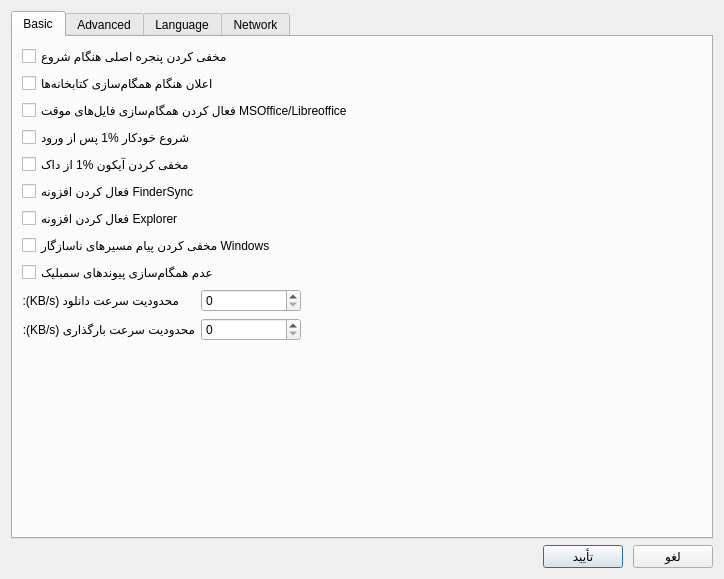
<?xml version="1.0" encoding="UTF-8"?>
<ui version="4.0">
 <class>SettingsDialog</class>
 <widget class="QDialog" name="SettingsDialog">
  <property name="geometry">
   <rect>
    <x>0</x>
    <y>0</y>
    <width>724</width>
    <height>579</height>
   </rect>
  </property>
  <property name="windowTitle">
   <string>Dialog</string>
  </property>
  <layout class="QVBoxLayout" name="verticalLayout_3">
   <item>
    <widget class="QTabWidget" name="mTabWidget">
     <property name="currentIndex">
      <number>0</number>
     </property>
     <widget class="QWidget" name="mBasicTab">
      <attribute name="title">
       <string>Basic</string>
      </attribute>
      <layout class="QVBoxLayout" name="verticalLayout">
       <item>
        <widget class="QCheckBox" name="mHideMainWinCheckBox">
         <property name="text">
          <string>مخفی کردن پنجره اصلی هنگام شروع</string>
         </property>
        </widget>
       </item>
       <item>
        <widget class="QCheckBox" name="mNotifyCheckBox">
         <property name="text">
          <string>اعلان هنگام همگام‌سازی کتابخانه‌ها</string>
         </property>
        </widget>
       </item>
       <item>
        <widget class="QCheckBox" name="mSyncExtraTempFileCheckBox">
         <property name="text">
          <string>فعال کردن همگام‌سازی فایل‌های موقت MSOffice/Libreoffice</string>
         </property>
        </widget>
       </item>
       <item>
        <widget class="QCheckBox" name="mAutoStartCheckBox">
         <property name="text">
          <string>شروع خودکار %1 پس از ورود</string>
         </property>
        </widget>
       </item>
       <item>
        <widget class="QCheckBox" name="mHideDockIconCheckBox">
         <property name="text">
          <string>مخفی کردن آیکون %1 از داک</string>
         </property>
        </widget>
       </item>
       <item>
        <widget class="QCheckBox" name="mFinderSyncCheckBox">
         <property name="text">
          <string>فعال کردن افزونه FinderSync</string>
         </property>
        </widget>
       </item>
       <item>
        <widget class="QCheckBox" name="mShellExtCheckBox">
         <property name="text">
          <string>فعال کردن افزونه Explorer</string>
         </property>
        </widget>
       </item>
       <item>
        <widget class="QCheckBox" name="mHideWindowsIncompatibilityCheckBox">
         <property name="text">
          <string>مخفی کردن پیام مسیرهای ناسازگار Windows</string>
         </property>
        </widget>
       </item>
       <item>
        <widget class="QCheckBox" name="mIgnoreSymlinksCheckBox">
         <property name="text">
          <string>عدم همگام‌سازی پیوندهای سمبلیک</string>
         </property>
        </widget>
       </item>
       <item>
        <layout class="QFormLayout" name="formLayout">
         <property name="labelAlignment">
          <set>Qt::AlignLeading|Qt::AlignLeft|Qt::AlignVCenter</set>
         </property>
         <property name="formAlignment">
          <set>Qt::AlignLeading|Qt::AlignLeft|Qt::AlignTop</set>
         </property>
         <item row="0" column="0">
          <widget class="QLabel" name="label_5">
           <property name="text">
            <string>محدودیت سرعت دانلود (KB/s):</string>
           </property>
          </widget>
         </item>
         <item row="1" column="0">
          <widget class="QLabel" name="label_4">
           <property name="text">
            <string>محدودیت سرعت بارگذاری (KB/s):</string>
           </property>
          </widget>
         </item>
         <item row="0" column="1">
          <widget class="QSpinBox" name="mDownloadSpinBox">
           <property name="maximumSize">
            <size>
             <width>100</width>
             <height>16777215</height>
            </size>
           </property>
           <property name="maximum">
            <number>100000</number>
           </property>
           <property name="singleStep">
            <number>10</number>
           </property>
          </widget>
         </item>
         <item row="1" column="1">
          <widget class="QSpinBox" name="mUploadSpinBox">
           <property name="maximumSize">
            <size>
             <width>100</width>
             <height>16777215</height>
            </size>
           </property>
           <property name="maximum">
            <number>100000</number>
           </property>
           <property name="singleStep">
            <number>10</number>
           </property>
          </widget>
         </item>
        </layout>
       </item>
      </layout>
     </widget>
     <widget class="QWidget" name="mAdvancedTab">
      <attribute name="title">
       <string>Advanced</string>
      </attribute>
      <layout class="QVBoxLayout" name="verticalLayout_2">
       <item>
        <widget class="QCheckBox" name="mAllowInvalidWorktreeCheckBox">
         <property name="text">
          <string>جلوگیری از لغو همگام‌سازی خودکار کتابخانه</string>
         </property>
        </widget>
       </item>
       <item>
        <widget class="QLabel" name="desc">
         <property name="text">
          <string>جلوگیری از لغو همگام‌سازی خودکار کتابخانه وقتی پوشه محلی حذف یا قابل دسترس نیست</string>
         </property>
         <property name="wordWrap">
          <bool>true</bool>
         </property>
        </widget>
       </item>
       <item>
        <widget class="QCheckBox" name="mAllowRepoNotFoundCheckBox">
         <property name="text">
          <string>جلوگیری از لغو همگام‌سازی کتابخانه هنگامی که در سرور پیدا نشده باشد</string>
         </property>
        </widget>
       </item>
       <item>
        <widget class="QLabel" name="desc_2">
         <property name="text">
          <string>هنگامی که کتابخانه در سرور پیدا نشده است، جلوگیری از لغو همگام‌سازی خودکار آن</string>
         </property>
         <property name="wordWrap">
          <bool>true</bool>
         </property>
        </widget>
       </item>
       <item>
        <widget class="QCheckBox" name="mDisableVerifyHttpSyncCert">
         <property name="text">
          <string>غیرفعال کردن تایید گواهینامه سرور در همگام‌سازی HTTPS</string>
         </property>
        </widget>
       </item>
       <item>
        <layout class="QFormLayout" name="formLayout_3">
         <property name="fieldGrowthPolicy">
          <enum>QFormLayout::ExpandingFieldsGrow</enum>
         </property>
         <property name="formAlignment">
          <set>Qt::AlignLeading|Qt::AlignLeft|Qt::AlignTop</set>
         </property>
         <item row="0" column="0">
          <widget class="QLabel" name="label">
           <property name="text">
            <string>تایید قبل از حذف فایل‌های بیشتر از</string>
           </property>
          </widget>
         </item>
         <item row="0" column="1">
          <widget class="QSpinBox" name="mDeleteConfirmSpinBox">
           <property name="minimum">
            <number>1</number>
           </property>
           <property name="maximum">
            <number>100000</number>
           </property>
           <property name="value">
            <number>500</number>
           </property>
          </widget>
         </item>
        </layout>
       </item>
       <item>
        <spacer name="verticalSpacer">
         <property name="orientation">
          <enum>Qt::Vertical</enum>
         </property>
         <property name="sizeHint" stdset="0">
          <size>
           <width>20</width>
           <height>40</height>
          </size>
         </property>
        </spacer>
       </item>
      </layout>
     </widget>
     <widget class="QWidget" name="mLanguageTab">
      <attribute name="title">
       <string>Language</string>
      </attribute>
      <layout class="QVBoxLayout" name="languageTabLayout">
       <item>
        <layout class="QHBoxLayout" name="languageLayout">
         <item>
          <widget class="QLabel" name="mLanguageLabel">
           <property name="text">
            <string>زبان (نیاز به ری‌استارت دارد)</string>
           </property>
          </widget>
         </item>
         <item>
          <widget class="QComboBox" name="mLanguageComboBox"/>
         </item>
        </layout>
       </item>
       <item>
        <spacer name="verticalSpacer_1">
         <property name="orientation">
          <enum>Qt::Vertical</enum>
         </property>
         <property name="sizeHint" stdset="0">
          <size>
           <width>20</width>
           <height>40</height>
          </size>
         </property>
        </spacer>
       </item>
      </layout>
     </widget>
     <widget class="QWidget" name="mNetworkTab">
      <attribute name="title">
       <string>Network</string>
      </attribute>
      <widget class="QWidget" name="layoutWidget">
       <property name="geometry">
        <rect>
         <x>21</x>
         <y>12</y>
         <width>481</width>
         <height>451</height>
        </rect>
       </property>
       <layout class="QVBoxLayout" name="verticalLayout_4">
        <property name="spacing">
         <number>6</number>
        </property>
        <item>
         <layout class="QFormLayout" name="formLayout_2">
          <property name="labelAlignment">
           <set>Qt::AlignRight|Qt::AlignTrailing|Qt::AlignVCenter</set>
          </property>
          <property name="formAlignment">
           <set>Qt::AlignHCenter|Qt::AlignTop</set>
          </property>
          <property name="horizontalSpacing">
           <number>10</number>
          </property>
          <property name="verticalSpacing">
           <number>6</number>
          </property>
          <property name="topMargin">
           <number>5</number>
          </property>
          <property name="rightMargin">
           <number>4</number>
          </property>
          <item row="0" column="0">
           <widget class="QLabel" name="mProxyMethodLabel">
            <property name="sizePolicy">
             <sizepolicy hsizetype="Minimum" vsizetype="Maximum">
              <horstretch>0</horstretch>
              <verstretch>0</verstretch>
             </sizepolicy>
            </property>
            <property name="minimumSize">
             <size>
              <width>0</width>
              <height>0</height>
             </size>
            </property>
            <property name="text">
             <string>نوع پروکسی:</string>
            </property>
            <property name="alignment">
             <set>Qt::AlignLeading|Qt::AlignLeft|Qt::AlignVCenter</set>
            </property>
           </widget>
          </item>
          <item row="0" column="0" colspan="2">
           <widget class="QComboBox" name="mProxyMethodComboBox">
            <property name="sizePolicy">
             <sizepolicy hsizetype="Minimum" vsizetype="Maximum">
              <horstretch>0</horstretch>
              <verstretch>0</verstretch>
             </sizepolicy>
            </property>
            <property name="minimumSize">
             <size>
              <width>246</width>
              <height>0</height>
             </size>
            </property>
            <property name="currentIndex">
             <number>-1</number>
            </property>
           </widget>
          </item>
          <item row="1" column="0">
           <widget class="QLabel" name="mProxyHostLabel">
            <property name="sizePolicy">
             <sizepolicy hsizetype="Minimum" vsizetype="Maximum">
              <horstretch>0</horstretch>
              <verstretch>0</verstretch>
             </sizepolicy>
            </property>
            <property name="text">
             <string>میزبان:</string>
            </property>
            <property name="alignment">
             <set>Qt::AlignLeading|Qt::AlignLeft|Qt::AlignVCenter</set>
            </property>
           </widget>
          </item>
          <item row="1" column="1">
           <widget class="QLineEdit" name="mProxyHost">
            <property name="sizePolicy">
             <sizepolicy hsizetype="Minimum" vsizetype="Maximum">
              <horstretch>0</horstretch>
              <verstretch>0</verstretch>
             </sizepolicy>
            </property>
            <property name="minimumSize">
             <size>
              <width>240</width>
              <height>0</height>
             </size>
            </property>
            <property name="alignment">
             <set>Qt::AlignRight|Qt::AlignTrailing|Qt::AlignVCenter</set>
            </property>
           </widget>
          </item>
          <item row="2" column="0">
           <widget class="QLabel" name="mProxyPortLabel">
            <property name="sizePolicy">
             <sizepolicy hsizetype="Minimum" vsizetype="Maximum">
              <horstretch>0</horstretch>
              <verstretch>0</verstretch>
             </sizepolicy>
            </property>
            <property name="text">
             <string>پورت:</string>
            </property>
            <property name="alignment">
             <set>Qt::AlignLeading|Qt::AlignLeft|Qt::AlignVCenter</set>
            </property>
           </widget>
          </item>
          <item row="2" column="1">
           <widget class="QSpinBox" name="mProxyPort">
            <property name="sizePolicy">
             <sizepolicy hsizetype="Minimum" vsizetype="Maximum">
              <horstretch>0</horstretch>
              <verstretch>0</verstretch>
             </sizepolicy>
            </property>
            <property name="minimumSize">
             <size>
              <width>256</width>
              <height>0</height>
             </size>
            </property>
            <property name="alignment">
             <set>Qt::AlignRight|Qt::AlignTrailing|Qt::AlignVCenter</set>
            </property>
            <property name="text" stdset="0">
             <string>0</string>
            </property>
            <property name="maximum">
             <number>65535</number>
            </property>
           </widget>
          </item>
          <item row="4" column="0">
           <widget class="QLabel" name="mProxyUsernameLabel">
            <property name="enabled">
             <bool>false</bool>
            </property>
            <property name="sizePolicy">
             <sizepolicy hsizetype="Minimum" vsizetype="Maximum">
              <horstretch>0</horstretch>
              <verstretch>0</verstretch>
             </sizepolicy>
            </property>
            <property name="text">
             <string>نام کاربری:</string>
            </property>
            <property name="alignment">
             <set>Qt::AlignLeading|Qt::AlignLeft|Qt::AlignVCenter</set>
            </property>
           </widget>
          </item>
          <item row="4" column="1">
           <widget class="QLineEdit" name="mProxyUsername">
            <property name="enabled">
             <bool>false</bool>
            </property>
            <property name="sizePolicy">
             <sizepolicy hsizetype="Minimum" vsizetype="Maximum">
              <horstretch>0</horstretch>
              <verstretch>0</verstretch>
             </sizepolicy>
            </property>
            <property name="minimumSize">
             <size>
              <width>240</width>
              <height>0</height>
             </size>
            </property>
            <property name="alignment">
             <set>Qt::AlignRight|Qt::AlignTrailing|Qt::AlignVCenter</set>
            </property>
           </widget>
          </item>
          <item row="5" column="0">
           <widget class="QLabel" name="mProxyPasswordLabel">
            <property name="enabled">
             <bool>false</bool>
            </property>
            <property name="sizePolicy">
             <sizepolicy hsizetype="Minimum" vsizetype="Maximum">
              <horstretch>0</horstretch>
              <verstretch>0</verstretch>
             </sizepolicy>
            </property>
            <property name="text">
             <string>رمز عبور:</string>
            </property>
            <property name="alignment">
             <set>Qt::AlignLeading|Qt::AlignLeft|Qt::AlignVCenter</set>
            </property>
           </widget>
          </item>
          <item row="5" column="1">
           <widget class="QLineEdit" name="mProxyPassword">
            <property name="enabled">
             <bool>false</bool>
            </property>
            <property name="sizePolicy">
             <sizepolicy hsizetype="Minimum" vsizetype="Maximum">
              <horstretch>0</horstretch>
              <verstretch>0</verstretch>
             </sizepolicy>
            </property>
            <property name="minimumSize">
             <size>
              <width>240</width>
              <height>0</height>
             </size>
            </property>
            <property name="echoMode">
             <enum>QLineEdit::Password</enum>
            </property>
            <property name="alignment">
             <set>Qt::AlignRight|Qt::AlignTrailing|Qt::AlignVCenter</set>
            </property>
           </widget>
          </item>
          <item row="3" column="1">
           <widget class="QCheckBox" name="mProxyRequirePassword">
            <property name="sizePolicy">
             <sizepolicy hsizetype="Minimum" vsizetype="Maximum">
              <horstretch>0</horstretch>
              <verstretch>0</verstretch>
             </sizepolicy>
            </property>
            <property name="minimumSize">
             <size>
              <width>240</width>
              <height>0</height>
             </size>
            </property>
            <property name="text">
             <string>سرور پروکسی نیاز به رمز عبور دارد</string>
            </property>
           </widget>
          </item>
         </layout>
        </item>
        <item>
         <spacer name="verticalSpacer_2">
          <property name="orientation">
           <enum>Qt::Vertical</enum>
          </property>
          <property name="sizeHint" stdset="0">
           <size>
            <width>20</width>
            <height>40</height>
           </size>
          </property>
         </spacer>
        </item>
       </layout>
      </widget>
     </widget>
    </widget>
   </item>
   <item>
    <layout class="QHBoxLayout" name="horizontalLayout">
     <property name="spacing">
      <number>10</number>
     </property>
     <item>
      <spacer name="horizontalSpacer">
       <property name="orientation">
        <enum>Qt::Horizontal</enum>
       </property>
       <property name="sizeHint" stdset="0">
        <size>
         <width>40</width>
         <height>20</height>
        </size>
       </property>
      </spacer>
     </item>
     <item>
      <widget class="QPushButton" name="mOkBtn">
       <property name="text">
        <string>تأیید</string>
       </property>
      </widget>
     </item>
     <item>
      <widget class="QPushButton" name="mCancelBtn">
       <property name="text">
        <string>لغو</string>
       </property>
      </widget>
     </item>
    </layout>
   </item>
  </layout>
 </widget>
 <resources/>
 <connections>
  <connection>
   <sender>mCancelBtn</sender>
   <signal>clicked()</signal>
   <receiver>SettingsDialog</receiver>
   <slot>reject()</slot>
   <hints>
    <hint type="sourcelabel">
     <x>711</x>
     <y>566</y>
    </hint>
    <hint type="destinationlabel">
     <x>249</x>
     <y>249</y>
    </hint>
   </hints>
  </connection>
 </connections>
</ui>
